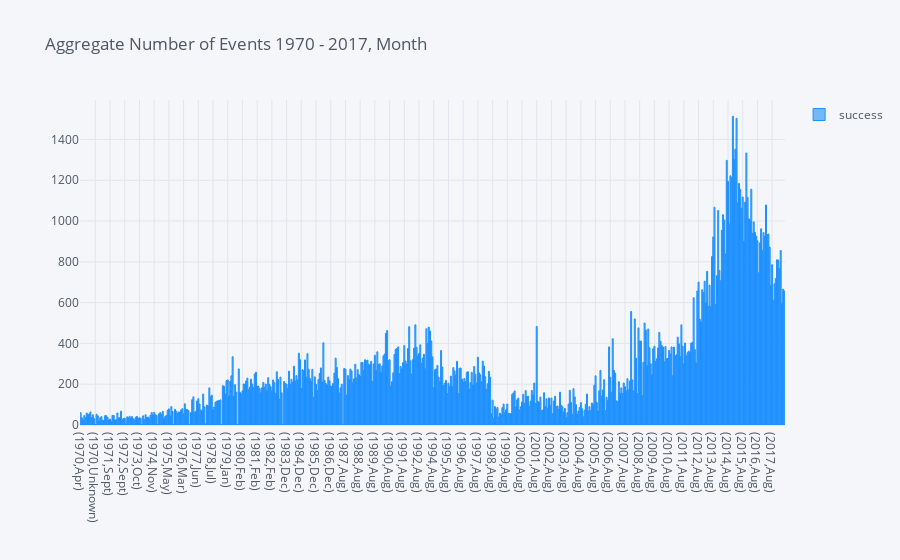

The code cell stored with this chart in its notebook:
### Code cell
# same plot in bars 
plot_type = 'bar'
data.groupby(['iyear','month'])[['success']].sum().iplot(kind=plot_type,color='dodgerblue',legend=True,title=title)

### Figure 1 — Plotly figure (JSON) as saved in the notebook; plotly's stock layout.template omitted (floating-point values rounded to 4 significant figures; data arrays with more than 128 entries replaced by an {"elided": "..."} marker saying what was removed)
{"data": [{"marker": {"color": "rgba(30, 144, 255, 0.6)", "line": {"color": "rgba(30, 144, 255, 1.0)", "width": 1}}, "name": "success", "orientation": "v", "text": "", "type": "bar", "x": {"elided": "575 str values"}, "y": {"elided": "575 int values"}}], "layout": {"legend": {"bgcolor": "#F5F6F9", "font": {"color": "#4D5663"}}, "paper_bgcolor": "#F5F6F9", "plot_bgcolor": "#F5F6F9", "showlegend": true, "title": {"font": {"color": "#4D5663"}, "text": "Aggregate Number of Events 1970 - 2017, Month"}, "xaxis": {"gridcolor": "#E1E5ED", "showgrid": true, "tickfont": {"color": "#4D5663"}, "title": {"font": {"color": "#4D5663"}, "text": ""}, "zerolinecolor": "#E1E5ED"}, "yaxis": {"gridcolor": "#E1E5ED", "showgrid": true, "tickfont": {"color": "#4D5663"}, "title": {"font": {"color": "#4D5663"}, "text": ""}, "zerolinecolor": "#E1E5ED"}}}
